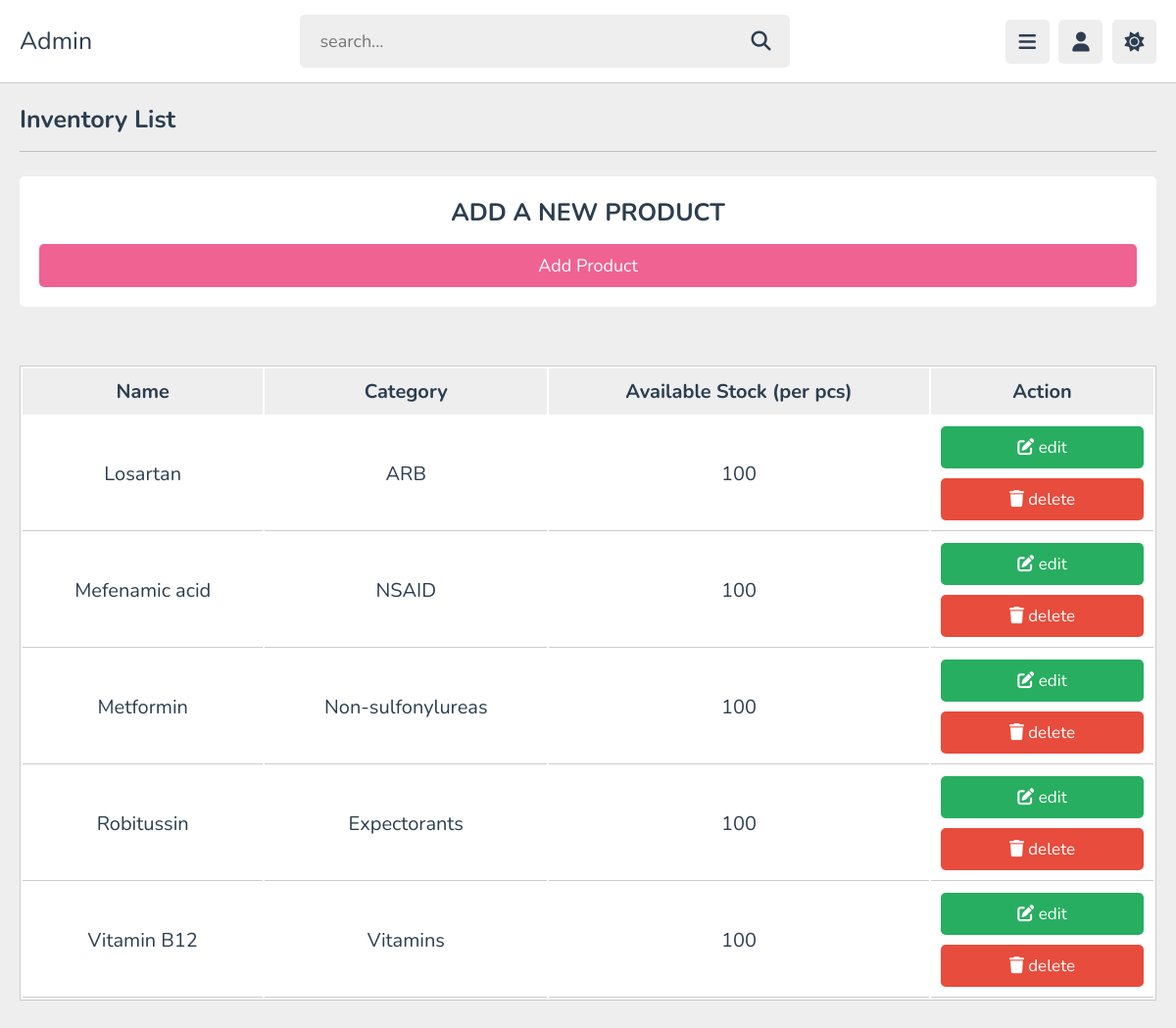
The app's page /modules_admin/admin_inventory.php (signed in) with its own data.
### tables this page shows
CREATE TABLE IF NOT EXISTS `inventory` (
  `id` int NOT NULL AUTO_INCREMENT,
  `name` varchar(255) NOT NULL,
  `type` varchar(255) NOT NULL,
  `quantity` varchar(255) NOT NULL,
  `image` varchar(255) NOT NULL,
  PRIMARY KEY (`id`)
);

### components/inventory/inventory_list.php (the view)
<section class="dashboard">
    <h1 class="heading">Inventory List</h1>
    <div class="box-container">
        <div class="box">
            <h3>ADD A NEW PRODUCT</h3>
            <a href="admin_inventory_add.php" class="btn">Add Product</a>
        </div>
    </div>
</section>
<div class="container">
    <div class="product-display">
        <table class="product-display-table">
            <thead>
                <tr>
                    <th>Name</th>
                    <th>Category</th>
                    <th>Available Stock (per pcs)</th>
                    <th>Action</th>
                </tr>
            </thead>
            <?php if(isset($_POST['submit'])) {
                $search_item = $_POST['search'];
                $select_users = mysqli_query($con, "SELECT * FROM `inventory` WHERE name LIKE '%{$search_item}%' ORDER BY name ASC") or die('query failed');
                    if(mysqli_num_rows($select_users) > 0) {
                        while($row = mysqli_fetch_assoc($select_users)) {
            ?>
                <tr>
                    <td>
                        <?php echo $row['name']; ?>
                    </td>
                    <td>
                        <?php echo $row['type']; ?>
                    </td>
                    <td>
                        <?php echo $row['quantity']; ?>
                    </td>
                    <td>
                        <a href="admin_inventory_update.php?edit=<?php echo $row['id']; ?>" class="btns"> <i class="fas fa-edit"></i> edit </a>
                        <a href="admin_inventory.php?delete=<?php echo $row['id']; ?>" class="btns"> <i class="fas fa-trash"></i> delete </a>
                    </td>
                </tr>
            <?php
                        }
                    }
                    else {
                        echo '<td colspan="4" class="empty">no result found!</td>';
                    }
                }
                else {
            ?>
            <?php $select = mysqli_query($con, "SELECT * FROM inventory ORDER BY name ASC");
                while($row = mysqli_fetch_assoc($select)) {
            ?>
                <tr>
                    <td>
                        <?php echo $row['name']; ?>
                    </td>
                    <td>
                        <?php echo $row['type']; ?>
                    </td>
                    <td>
                        <?php echo $row['quantity']; ?>
                    </td>
                    <td>
                        <a href="admin_inventory_update.php?edit=<?php echo $row['id']; ?>" class="btns"> <i class="fas fa-edit"></i> edit </a>
                        <a href="admin_inventory.php?delete=<?php echo $row['id']; ?>" class="btns"> <i class="fas fa-trash"></i> delete </a>
                    </td>
                </tr>
            <?php
                    }
                }
            ?>
        </table>
    </div>
</div>

### css/inventory.css (style rules this page uses)
:root { --main-color:#ef6292; --red:#e74c3c; --orange:#f39c12; --light-color:#888; --light-bg:#eee; --black:#2c3e50; --white:#fff; --border:.1rem solid rgba(0,0,0,.2); }
* { font-family: 'Nunito', sans-serif; margin:0; padding:0; box-sizing: border-box; outline: none; border:none; text-decoration: none; }
html { font-size: 62.5%; overflow-x: hidden; }
body { background-color: var(--light-bg); padding-left: 30rem; }
section { padding:2rem; margin: 0 auto; max-width: 1200px; }
.heading { font-size: 2.5rem; color:var(--black); margin-bottom: 2.5rem; border-bottom: var(--border); padding-bottom: 1.5rem; text-transform: capitalize; }
.inline-btn, .inline-option-btn, .inline-delete-btn, .btn, .delete-btn, .option-btn { border-radius: .5rem; color:#fff; font-size: 1.8rem; cursor: pointer; text-transform: capitalize; padding:1rem 3rem; text-align: center; margin-top: 1rem; }
.btn, .delete-btn, .option-btn { display: block; width: 100%; }
.btn, .inline-btn { background-color: var(--main-color); }
.dashboard .box-container { display: grid; grid-template-columns: repeat(auto-fit, minmax(30rem, 1fr)); align-items: flex-start; justify-content: center; gap: 1.5rem; }
.dashboard .box-container .box { padding: 2rem; border-radius: .5rem; background-color: var(--white); text-align: center; }
.dashboard .box-container .box h3 { margin-bottom: .5rem; font-size: 2.5rem; color: var(--black); margin-bottom: 1.5rem; }
.btns { display: block; width: 100%; cursor: pointer; border-radius: .5rem; margin-top: 1rem; font-size: 1.7rem; padding:1rem 3rem; background: var(--main-color); color: #fff; text-align: center; }
.container { max-width: 1200px; padding:2rem; margin:0 auto; }
.product-display { margin:2rem 0; border: var(--border); background: var(--white); }
.product-display .product-display-table { width: 100%; text-align: center; }
.product-display .product-display-table thead { background: var(--light-bg); color: var(--black); }
.product-display .product-display-table th { padding:1rem; font-size: 2rem; }
.product-display .product-display-table td { padding:1rem; font-size: 2rem; color: var(--black); border-bottom: var(--border); }
.product-display .product-display-table .btns:first-child { background: #27ae60; margin-top: 0; }
.product-display .product-display-table .btns:last-child { background: var(--red); }
@media (max-width:1200px) { body { padding-left: 0; } }

### records on screen
inventory: name "Losartan", type "ARB", quantity "100"
inventory: name "Mefenamic acid", type "NSAID", quantity "100"
inventory: name "Metformin", type "Non-sulfonylureas", quantity "100"
inventory: name "Robitussin", type "Expectorants", quantity "100"
inventory: name "Vitamin B12", type "Vitamins", quantity "100"
